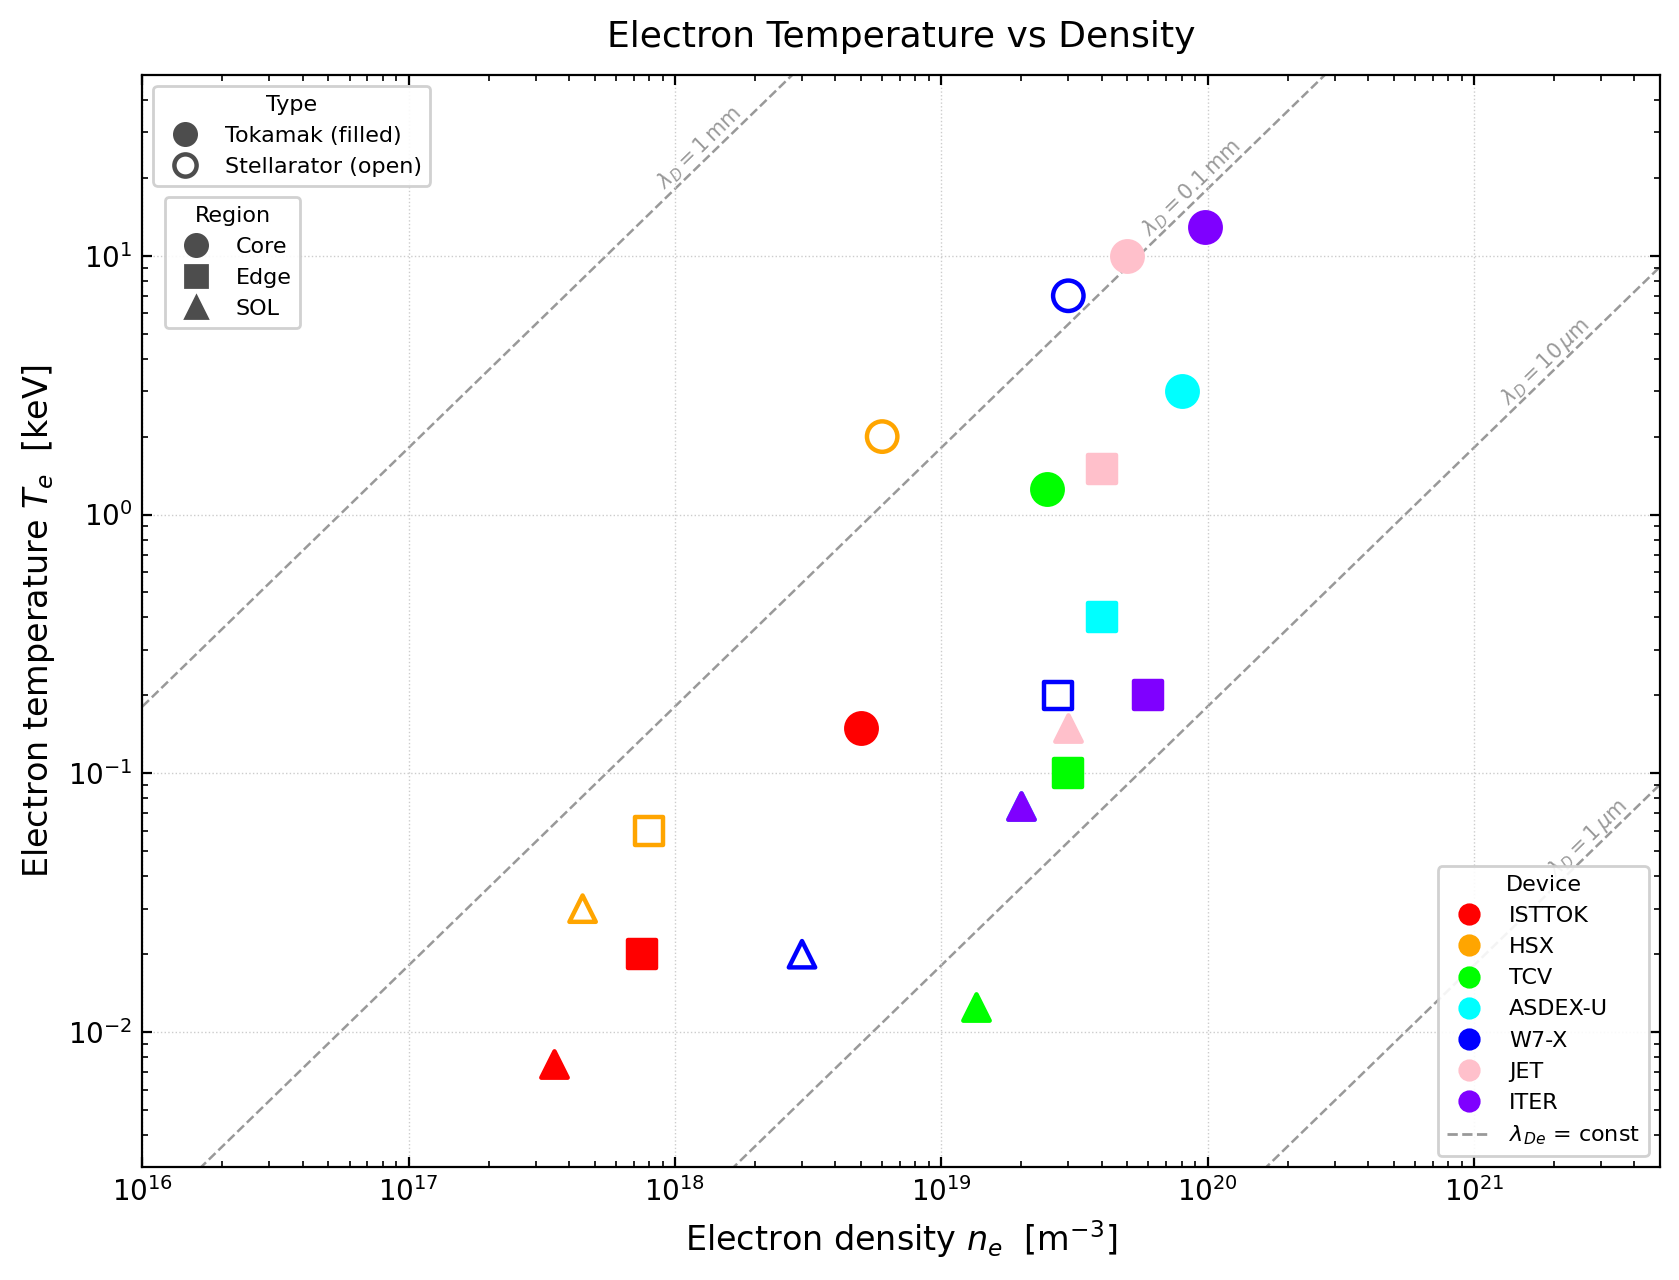

This chart was generated by the following Python code:
import sys, os
sys.path.insert(0, os.path.join(os.path.dirname(__file__), '..', 'data'))

import numpy as np
import matplotlib.pyplot as plt
import matplotlib.lines as mlines
from parameters import data, DEVICES, REGIONS, TOKAMAKS, STELLARATORS

# Visuals

REGION_MARKER = {'core': 'o', 'edge': 's', 'sol': '^'}
REGION_LABEL  = {'core': 'Core', 'edge': 'Edge', 'sol': 'SOL'}
REGION_SIZE   = {'core': 120,    'edge': 100,     'sol': 90}

DEBYE_CONTOURS = [1e-6, 1e-5, 1e-4, 1e-3]
DEBYE_LABELS   = [r'$\lambda_{D} = 1\,\mu$m',
                  r'$\lambda_{D} = 10\,\mu$m',
                  r'$\lambda_{D} = 0.1\,$mm',
                  r'$\lambda_{D} = 1\,$mm']
DEBYE_COLOR = '0.60'

# Physics helpers

def Te_for_constant_debye(lam_De, ne_array):
    return (lam_De / 2.35e-5) ** 2 * (ne_array / 1e20)

# Figure setup

fig, ax = plt.subplots(figsize=(8.5, 6.5))
ax.set_xscale('log')
ax.set_yscale('log')

X_MIN, X_MAX = 1e16, 5e21
Y_MIN, Y_MAX = 3e-3, 5e1
ax.set_xlim(X_MIN, X_MAX)
ax.set_ylim(Y_MIN, Y_MAX)

# Debye length contour lines

ne_range = np.logspace(np.log10(X_MIN), np.log10(X_MAX), 500)
for lam in DEBYE_CONTOURS:
    ax.plot(ne_range, Te_for_constant_debye(lam, ne_range),
            color=DEBYE_COLOR, linewidth=0.9, linestyle='--', zorder=1)

# Scatter points

for device, params in data.items():
    color    = params['color']
    is_stell = params['type'] == 'stellarator'
    for region in REGIONS:
        if region not in params:
            continue
        ax.scatter(params[region]['ne'], params[region]['Te'],
                   marker=REGION_MARKER[region],
                   s=REGION_SIZE[region],
                   facecolors='none' if is_stell else color,
                   edgecolors=color,
                   linewidths=1.6,
                   zorder=3)

ax.set_xlabel(r'Electron density $n_e$  [m$^{-3}$]', fontsize=12)
ax.set_ylabel(r'Electron temperature $T_e$  [keV]',  fontsize=12)
ax.set_title(r'Electron Temperature vs Density',
             fontsize=13, pad=10)
ax.tick_params(which='both', direction='in', top=True, right=True)
ax.grid(True, which='major', linestyle=':', linewidth=0.5, color='0.80', zorder=0)

fig.tight_layout()
fig.canvas.draw()

# Debye length labels

_p1 = ax.transData.transform((1e18, Te_for_constant_debye(1e-5, 1e18)))
_p2 = ax.transData.transform((1e19, Te_for_constant_debye(1e-5, 1e19)))
line_angle = np.degrees(np.arctan2(_p2[1] - _p1[1], _p2[0] - _p1[0]))

log_frac = 0.93   # adjust to slide all labels along their lines simultaneously

for lam, label in zip(DEBYE_CONTOURS, DEBYE_LABELS):
    ne_min_vis = max(X_MIN, Y_MIN * 1e20 / (lam / 2.35e-5) ** 2)
    ne_max_vis = min(X_MAX, Y_MAX * 1e20 / (lam / 2.35e-5) ** 2)

    ne_label = 10 ** (np.log10(ne_min_vis) + log_frac * (np.log10(ne_max_vis) - np.log10(ne_min_vis)))
    Te_label = Te_for_constant_debye(lam, ne_label)

    ax.text(ne_label, Te_label, label,
            fontsize=7.5, color=DEBYE_COLOR,
            ha='right', va='bottom',
            rotation=line_angle,
            rotation_mode='anchor')

# Legends

type_handles = [
    mlines.Line2D([], [], marker='o', color='0.3', markersize=8,
                  linestyle='None', markerfacecolor='0.3',
                  label='Tokamak (filled)'),
    mlines.Line2D([], [], marker='o', color='0.3', markersize=8,
                  linestyle='None', markerfacecolor='none', markeredgewidth=1.6,
                  label='Stellarator (open)'),
]
region_handles = [
    mlines.Line2D([], [], marker=REGION_MARKER[r], color='0.3', markersize=8,
                  linestyle='None', markerfacecolor='0.3',
                  label=REGION_LABEL[r])
    for r in REGIONS
]
device_handles = [
    mlines.Line2D([], [], marker='o', color=data[d]['color'], markersize=7,
                  linestyle='None', markerfacecolor=data[d]['color'],
                  label=d)
    for d in DEVICES
]
debye_handle = mlines.Line2D([], [], color=DEBYE_COLOR, linestyle='--',
                              linewidth=1.0, label=r'$\lambda_{De}$ = const')

# Type legend: top left
leg_type = ax.legend(handles=type_handles,
                     title='Type', title_fontsize=8,
                     fontsize=8, loc='upper left',
                     framealpha=0.9, edgecolor='0.8')
ax.add_artist(leg_type)

# Measure type legend so region legend butts up directly below it
fig.canvas.draw()
bbox_type_ax = leg_type.get_window_extent(fig.canvas.get_renderer()).transformed(ax.transAxes.inverted())

leg_region = ax.legend(handles=region_handles,
                       title='Region', title_fontsize=8,
                       fontsize=8, loc='upper left',
                       bbox_to_anchor=(bbox_type_ax.x0, bbox_type_ax.y0),
                       framealpha=0.9, edgecolor='0.8')
ax.add_artist(leg_region)

# Device + Debye line: bottom right
ax.legend(handles=device_handles + [debye_handle],
          title='Device', title_fontsize=8,
          fontsize=8, loc='lower right',
          framealpha=0.9, edgecolor='0.8')

# Save

plt.savefig('plots/Temp_vs_Density.pdf', dpi=200, bbox_inches='tight')
plt.savefig('plots/Temp_vs_Density.png', dpi=200, bbox_inches='tight')
print("Saved Temp_vs_Density.pdf and Temp_vs_Density.png")
